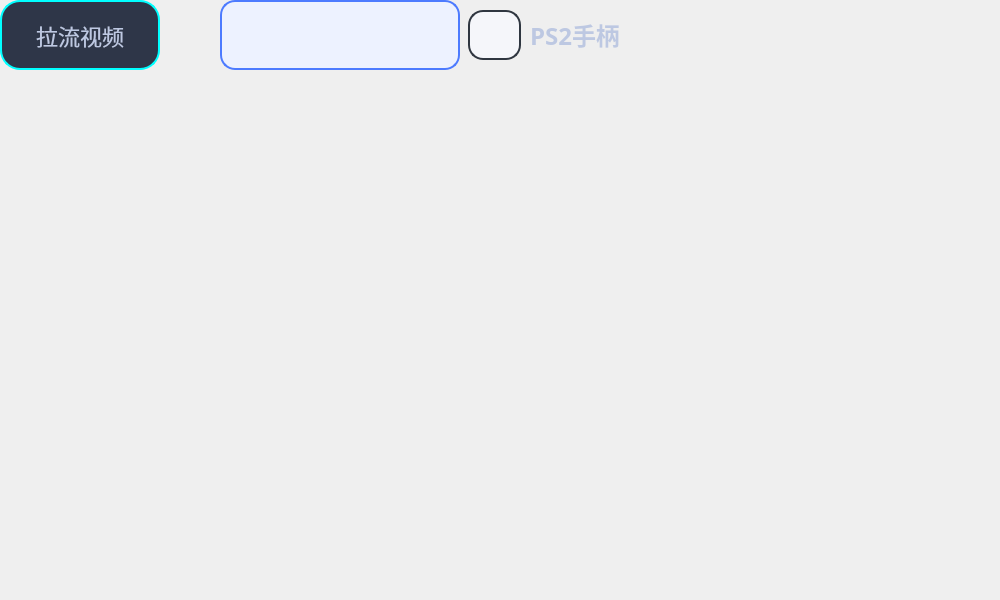
<?xml version="1.0" encoding="UTF-8"?>
<ui version="4.0">
 <class>rtspUI</class>
 <widget class="QWidget" name="rtspUI">
  <property name="geometry">
   <rect>
    <x>0</x>
    <y>0</y>
    <width>1000</width>
    <height>600</height>
   </rect>
  </property>
  <property name="sizePolicy">
   <sizepolicy hsizetype="Expanding" vsizetype="Expanding">
    <horstretch>0</horstretch>
    <verstretch>0</verstretch>
   </sizepolicy>
  </property>
  <property name="minimumSize">
   <size>
    <width>0</width>
    <height>0</height>
   </size>
  </property>
  <property name="font">
   <font>
    <family>Consolas</family>
    <pointsize>12</pointsize>
    <weight>50</weight>
    <bold>false</bold>
   </font>
  </property>
  <property name="windowTitle">
   <string>rtspUI</string>
  </property>
  <widget class="QLabel" name="label_top">
   <property name="geometry">
    <rect>
     <x>0</x>
     <y>0</y>
     <width>160</width>
     <height>70</height>
    </rect>
   </property>
   <property name="sizePolicy">
    <sizepolicy hsizetype="Expanding" vsizetype="Expanding">
     <horstretch>0</horstretch>
     <verstretch>0</verstretch>
    </sizepolicy>
   </property>
   <property name="minimumSize">
    <size>
     <width>120</width>
     <height>50</height>
    </size>
   </property>
   <property name="font">
    <font>
     <family>Microsoft YaHei</family>
     <pointsize>-1</pointsize>
     <weight>50</weight>
     <italic>false</italic>
     <bold>false</bold>
    </font>
   </property>
   <property name="layoutDirection">
    <enum>Qt::LeftToRight</enum>
   </property>
   <property name="styleSheet">
    <string notr="true">QLabel {
    font-family: &quot;Microsoft YaHei&quot;;
    font-size: 22px;
    color: #BDC8E2;
    font-style: normal;
    font-weight: normal;
 
    border-style: solid;
    border-width: 2px;
    border-color: aqua;
    border-radius: 20px;
 
    background-color: #2E3648;
    background-repeat: no-repeat;
    background-position: left center;
}



</string>
   </property>
   <property name="text">
    <string>拉流视频</string>
   </property>
   <property name="alignment">
    <set>Qt::AlignCenter</set>
   </property>
  </widget>
  <widget class="QWidget" name="hWidget" native="true">
   <property name="geometry">
    <rect>
     <x>220</x>
     <y>0</y>
     <width>301</width>
     <height>70</height>
    </rect>
   </property>
   <property name="sizePolicy">
    <sizepolicy hsizetype="Expanding" vsizetype="Expanding">
     <horstretch>0</horstretch>
     <verstretch>0</verstretch>
    </sizepolicy>
   </property>
   <property name="minimumSize">
    <size>
     <width>235</width>
     <height>70</height>
    </size>
   </property>
   <layout class="QHBoxLayout" name="horizontalLayout">
    <property name="spacing">
     <number>6</number>
    </property>
    <item>
     <widget class="QComboBox" name="comboBox">
      <property name="sizePolicy">
       <sizepolicy hsizetype="Expanding" vsizetype="Expanding">
        <horstretch>0</horstretch>
        <verstretch>0</verstretch>
       </sizepolicy>
      </property>
      <property name="minimumSize">
       <size>
        <width>124</width>
        <height>50</height>
       </size>
      </property>
      <property name="font">
       <font>
        <pointsize>12</pointsize>
       </font>
      </property>
      <property name="styleSheet">
       <string notr="true">/*QCombobox主体*/
QComboBox {
    border: 2px solid #f3f3f3;/*设置线宽*/
	background-color: rgb(237, 242, 255);/*背景颜色*/
    border-radius: 15px;/*圆角*/
    padding: 1px 2px 1px 2px;  /*针对于组合框中的文本内容*/
	text-align:bottom;
    min-width: 9em;   /*# 组合框的最小宽度*/
    /*min-height: 5em;*/

	border-style:solid;/*边框为实线型*/
	border-width:2px;/*边框宽度*/
	border-color:rgb(77, 123, 255);/*边框颜色*/

	padding-left: 10px;/*左侧边距*/
}
/*QCombobox右侧按钮*/
QComboBox::drop-down {
    subcontrol-origin: padding;
    subcontrol-position: top right;/*放于右方顶部*/
    width: 50px;/*设置按钮范围宽度*/
 	/*border-radius: 15px;
    border-left-width: 1px;
    border-left-color: darkgray;
    border-left-style: solid;*/

    border-top-right-radius: 3px;/*设置边框圆角*/
    border-bottom-right-radius: 3px;
/*padding-right: 50px;*/
}
/*QCombobox右侧按钮的箭头图标*/
QComboBox::down-arrow {
	border-image: url(../images/downArrow.png);/*自定义图片填充*/
	width: 20px;/*设置该图标的宽高*/
	height: 20px;
}


/* 下拉后，整个下拉窗体样式 */
QComboBox QAbstractItemView {
    border: 2px solid #f3f3f3;/*边框宽度、线形、颜色*/
	background-color: rgba(237, 242, 255, 1);/*背景颜色*/
    border-radius: 15px;/*圆角*/
    padding: 1px 2px 1px 2px;  /*针对于组合框中的文本内容*/
    min-width: 9em;   /*# 组合框的最小宽度*/
}

/* 下拉后，整个下拉窗体每项的样式 */
QComboBox QAbstractItemView::item {
	border-radius: 15px;/*圆角*/
    height: 30px;   /* 项的高度（设置pComboBox-&gt;setView(new QListView());后，该项才起作用） */
	background-color: rgb(237, 242, 255);

}

/*以下部分不知为何不生效，有待调试*/
/* 下拉后，整个下拉窗体越过每项的样式 */
QComboBox QAbstractItemView::item:hover {
    color: #FFFFF0;
       /* 整个下拉窗体越过每项的背景色 */
	background-color: rgb(98, 0, 255);
}

/* 下拉后，整个下拉窗体被选择的每项的样式 */
QComboBox QAbstractItemView::item:selected {
    color: #FFFFF0;
	background-color: rgb(0, 85, 200);
}


/* 点击下拉箭头 */
QComboBox::down-arrow:on {
    image: url(../images/downArrowClicked.png);   /* 显示下拉箭头 */
	width: 20px;/*设置该图标的宽高*/
	height: 20px;
}
</string>
      </property>
     </widget>
    </item>
    <item>
     <spacer name="horizontalSpacer">
      <property name="orientation">
       <enum>Qt::Horizontal</enum>
      </property>
      <property name="sizeType">
       <enum>QSizePolicy::Fixed</enum>
      </property>
      <property name="sizeHint" stdset="0">
       <size>
        <width>2</width>
        <height>20</height>
       </size>
      </property>
     </spacer>
    </item>
    <item>
     <widget class="QPushButton" name="pushButton">
      <property name="minimumSize">
       <size>
        <width>50</width>
        <height>50</height>
       </size>
      </property>
      <property name="styleSheet">
       <string notr="true">/**正常情况下样式**/
QPushButton{
    color: #2f3640;
    background-color: #f5f6fa;
    border-color: #2f3640;
    border-radius: 15px;
    border-style: solid;
    border-width: 2px;
    padding: 5px;
	image: url(../images/+.png);
}

/**鼠标停留在按钮上的样式**/
QPushButton::hover{	
    color: #FFFFFF;
    background-color: #718093;
    border-color: #2f3640;
}

/**鼠标按压下去的样式**/
QPushButton::pressed,QPushButton::checked{
    color: #FFFFFF;
    background-color: qlineargradient(spread:pad, x1:0, y1:0, x2:0, y2:1, stop:0 #273c75, stop:1 #487eb0);
	image: url(../images/+Clicked.png);
}

/**按钮失能情况下样式**/
QPushButton::disabled{
    color: #FFFFFF;
    background-color: #dcdde1;
    border-color: #dcdde1;
}
</string>
      </property>
      <property name="text">
       <string/>
      </property>
     </widget>
    </item>
   </layout>
  </widget>
  <widget class="QLabel" name="label">
   <property name="geometry">
    <rect>
     <x>530</x>
     <y>10</y>
     <width>110</width>
     <height>50</height>
    </rect>
   </property>
   <property name="minimumSize">
    <size>
     <width>110</width>
     <height>50</height>
    </size>
   </property>
   <property name="maximumSize">
    <size>
     <width>110</width>
     <height>50</height>
    </size>
   </property>
   <property name="font">
    <font>
     <family>Microsoft YaHei</family>
     <pointsize>-1</pointsize>
     <weight>75</weight>
     <italic>false</italic>
     <bold>true</bold>
     <underline>false</underline>
    </font>
   </property>
   <property name="styleSheet">
    <string notr="true">QLabel {
    font-family: &quot;Microsoft YaHei&quot;;
    font-size: 24px;
    color: #BDC8E2;
}</string>
   </property>
   <property name="text">
    <string>PS2手柄</string>
   </property>
  </widget>
 </widget>
 <resources/>
 <connections/>
</ui>
